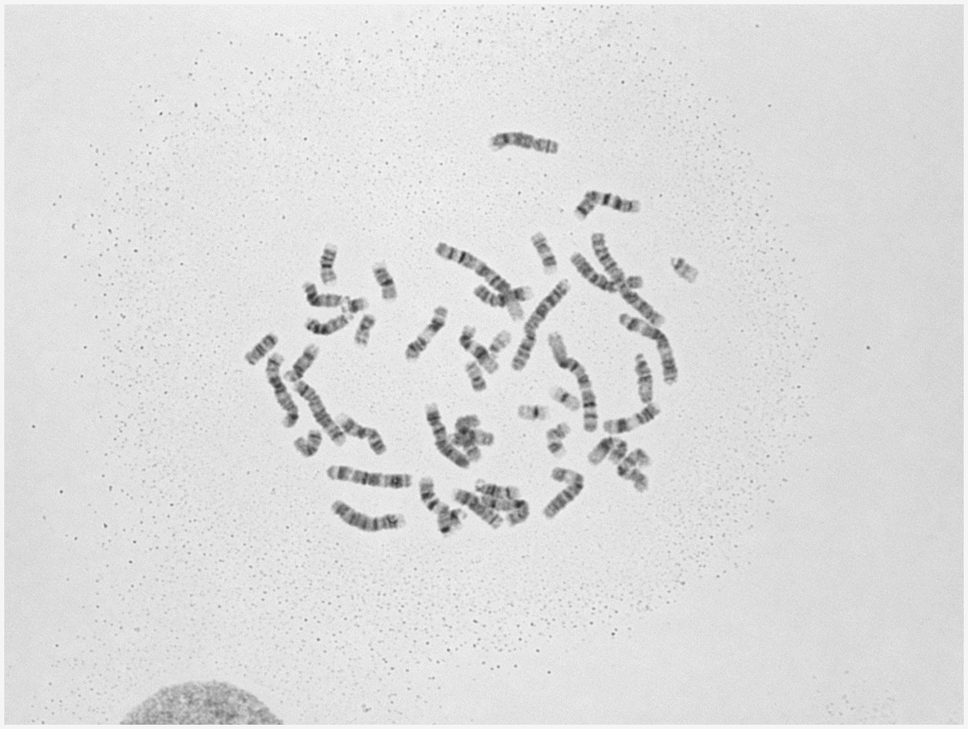
#> input picture L2409050001.009.normalized40-245.png, 968 x 729 px, shrunk from 1360 x 1024 before the run
$ python adaptive_threshold_research.py .
#> lines starting #> are read from the running program, lines starting #| are printed output that depends on the picture; after the words box and inside, x2 and y2 are one past the last pixel; in counts of white or black regions, pixels touching at a corner belong together
# -*- coding: utf-8 -*-
"""尝试多种不同的二值化方法以期达到较好的泛化性效果

Returns:
    _type_: _description_
"""

import os
import sys
import cv2
import numpy as np


def cv_imread(file_path):
    """读取带中文路径的图片文件
    Args:
        file_path (_type_): _description_
    Returns:
        _type_: _description_
    """
    return cv2.imdecode(np.fromfile(file_path, dtype=np.uint8), -1)


def cv_imwrite(file_path, img):
    """保存带中文路径的图片文件
    Args:
        file_path (_type_): _description_
        img (_type_): _description_
    """
    cv2.imencode(".png", img)[1].tofile(file_path)


def bin_thresh_otsu(gray):
    """Otsu二值化
    Args:
        gray (_type_): _description_
    Returns:
        _type_: _description_
    """
    best_thresh, bin_img = cv2.threshold(
        gray, 0, 255, cv2.THRESH_BINARY + cv2.THRESH_OTSU
    )
    return best_thresh, bin_img


def bin_thresh_triangle(gray):
    """Triangle二值化
    Args:
        gray (_type_): _description_
    Returns:
        _type_: _description_
    """
    best_thresh, bin_img = cv2.threshold(
        gray, 0, 255, cv2.THRESH_BINARY + cv2.THRESH_TRIANGLE
    )
    return best_thresh, bin_img


def bin_thresh_adaptive_mean(gray, block_size=11, c=2):
    """自适应均值二值化
    Args:
        gray (_type_): _description_
    Returns:
        _type_: _description_
    """
    return cv2.adaptiveThreshold(
        gray, 255, cv2.ADAPTIVE_THRESH_MEAN_C, cv2.THRESH_BINARY, block_size, c
    )


def bin_thresh_adaptive_gaussian(gray, block_size=11, c=2):
    """自适应高斯二值化
    Args:
        gray (_type_): _description_
    Returns:
        _type_: _description_
    """
    return cv2.adaptiveThreshold(
        gray, 255, cv2.ADAPTIVE_THRESH_GAUSSIAN_C, cv2.THRESH_BINARY, block_size, c
    )


if __name__ == "__main__":
    # 检查命令行参数大于1
    if len(sys.argv) < 2:
        print("Usage: bmp_cvt_to_png.py <dir_path>")
        sys.exit(0)

    # 获取命令行参数
    dir_fp = sys.argv[1]

    # 检查是否是目录
    if not os.path.isdir(dir_fp):
        print(f"Error: {dir_fp} is not a directory!")
        sys.exit(0)

    # 检查目录是否存在
    if not os.path.exists(dir_fp):
        print(f"Error: {dir_fp} does not exist!")
        sys.exit(0)

    for entry in os.listdir(dir_fp):
        # 如果不是图片文件则跳过
        if os.path.splitext(entry)[1].lower() not in [".png", ".jpg", ".bmp"]:
            continue

        full_path = os.path.join(dir_fp, entry)
        img = cv_imread(full_path)
#> in cv_imread, returned value is the input picture: shape (729, 968); min 42, max 253, mean 220.8
        gray = cv2.cvtColor(img, cv2.COLOR_BGR2GRAY) if len(img.shape) == 3 else img

        # bin_thresh_otsu
        best_thresh, bin_img = bin_thresh_otsu(gray)
#> in bin_thresh_otsu, `best_thresh, bin_img = cv2.threshold( gray, 0, 255, cv2.THRESH_BINARY ..`:
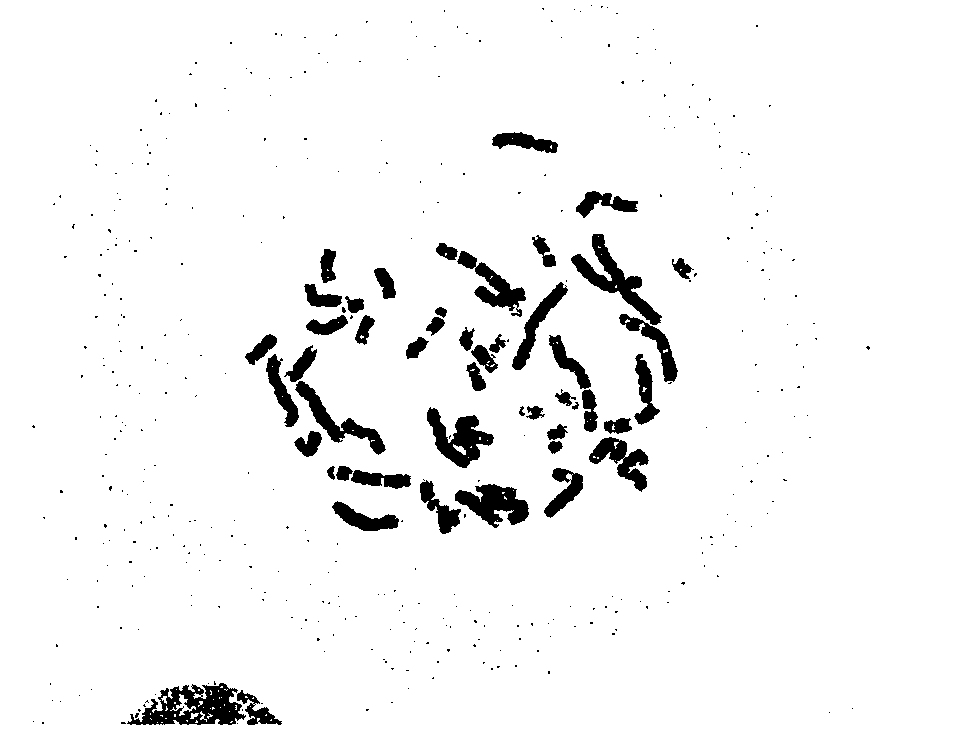
#> bin_img: shape (729, 968); 95.5% white; 434 black regions (386 under 20 px), largest, box (x1, y1, x2, y2) and area: (127, 683, 246, 725) 2719, (571, 234, 662, 325) 2132, (427, 407, 494, 468) 1870
#> in bin_thresh_otsu, `best_thresh, bin_img = cv2.threshold( gray, 0, 255, cv2.THRESH_BINARY ..`: best_thresh = 185
#> best_thresh = 185
        new_fn = f"{os.path.splitext(full_path)[0]}_otsu.png"
        cv_imwrite(new_fn, bin_img)

        # bin_thresh_triangle
        best_thresh, bin_img = bin_thresh_triangle(gray)
#> in bin_thresh_triangle, `best_thresh, bin_img = cv2.threshold( gray, 0, 255, cv2.THRESH_BINARY ..`:
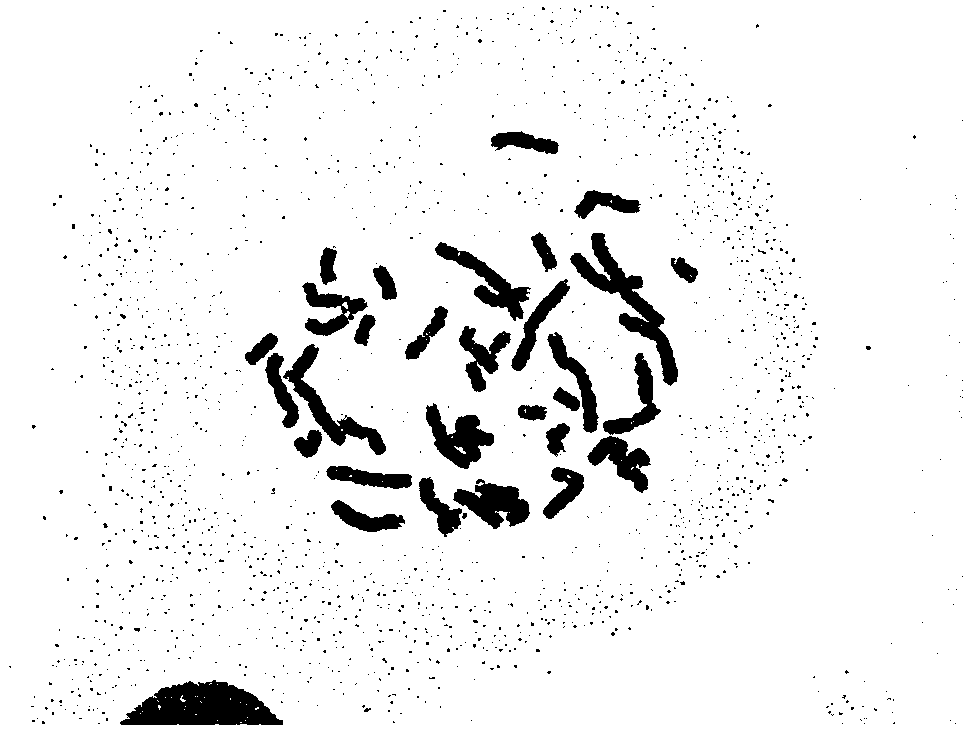
#> bin_img: shape (729, 968); 93.7% white; 1762 black regions (1731 under 20 px), largest, box (x1, y1, x2, y2) and area: (120, 680, 283, 725) 4895, (570, 233, 678, 386) 3696, (283, 344, 386, 455) 2366
#> in bin_thresh_triangle, `best_thresh, bin_img = cv2.threshold( gray, 0, 255, cv2.THRESH_BINARY ..`: best_thresh = 205
#> best_thresh = 205
        new_fn = f"{os.path.splitext(full_path)[0]}_triangle.png"
        cv_imwrite(new_fn, bin_img)

        # bin_thresh_adaptive_mean
        bin_img = bin_thresh_adaptive_mean(gray)
#> in bin_thresh_adaptive_mean, `return cv2.adaptiveThreshold( gray, 255, cv2.ADAPTIVE_THRESH_MEAN_C, c..`:
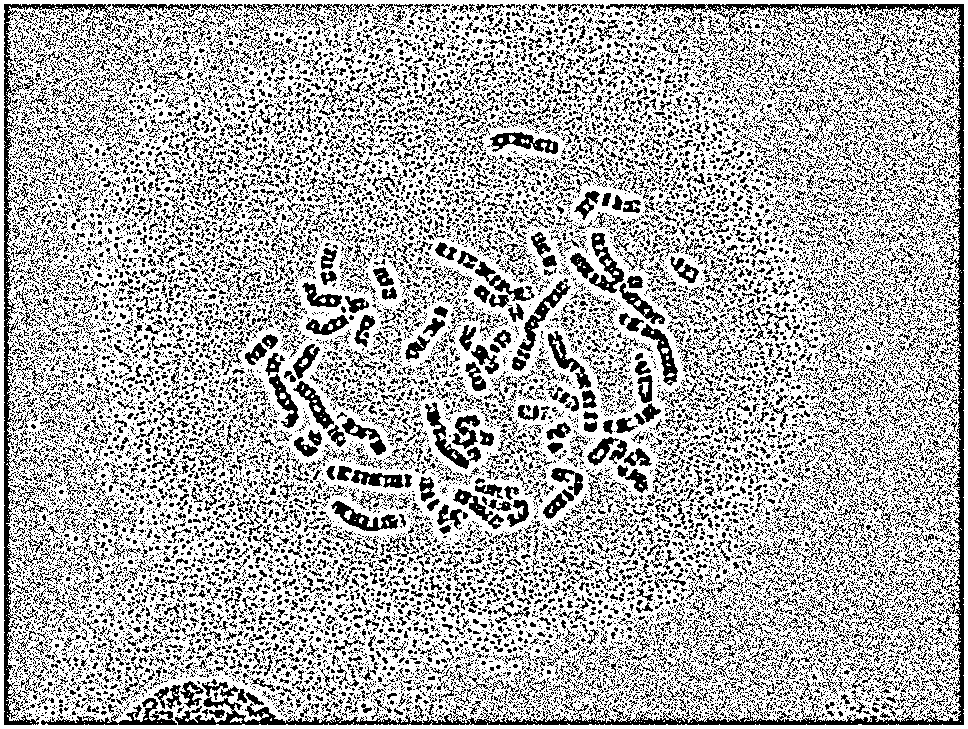
#> returned value: shape (729, 968); 69% white; black in thin lines or dots
        new_fn = f"{os.path.splitext(full_path)[0]}_apt_mean.png"
        cv_imwrite(new_fn, bin_img)

        # bin_thresh_adaptive_gaussian
        bin_img = bin_thresh_adaptive_gaussian(gray)
#> in bin_thresh_adaptive_gaussian, `return cv2.adaptiveThreshold( gray, 255, cv2.ADAPTIVE_THRESH_GAUSSIAN_..`:
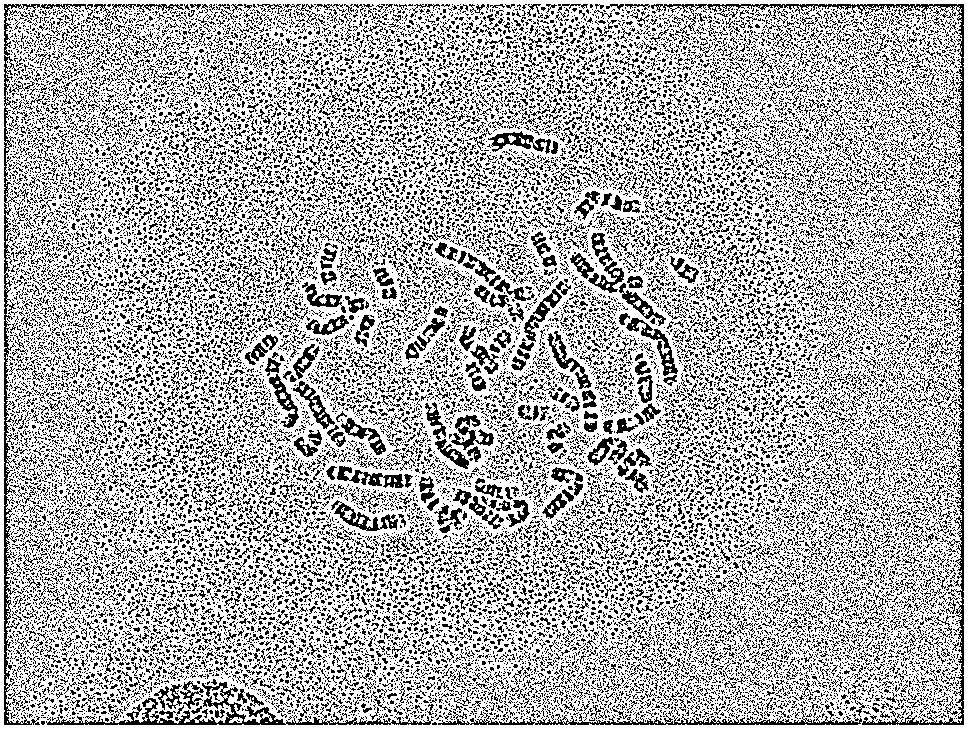
#> returned value: shape (729, 968); 69.6% white; black in thin lines or dots
        new_fn = f"{os.path.splitext(full_path)[0]}_apt_gaussian.png"
        cv_imwrite(new_fn, bin_img)
#> pass 2 of the loop `for entry in os.listdir(dir_fp):`:
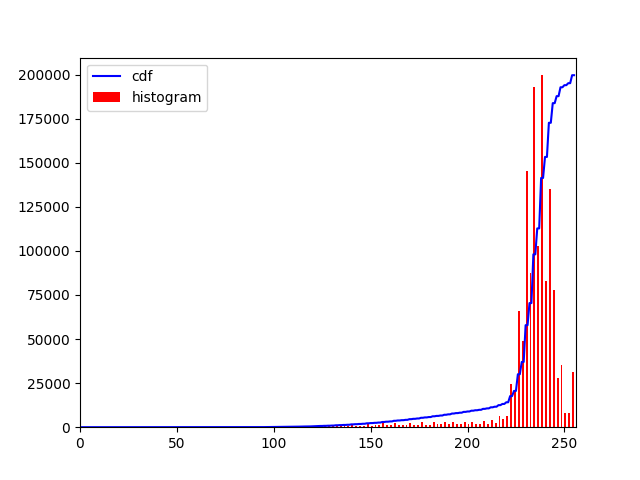
#> input picture L2409050001.009.original.hist.png, 640 x 480 px
#> in cv_imread, returned value is the input picture: shape (480, 640, 4); mean B, G, R, A 247.7, 246.5, 250.4, 255
#> in bin_thresh_otsu (call 2), `best_thresh, bin_img = cv2.threshold( gray, 0, 255, cv2.THRESH_BINARY ..`:
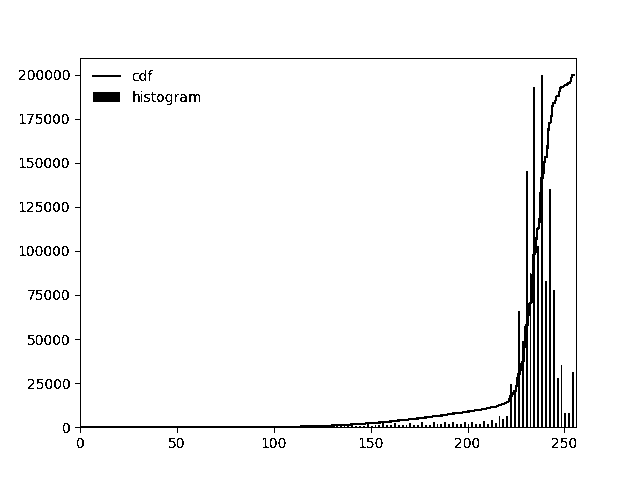
#> bin_img: shape (480, 640); 96.6% white; black in thin lines or dots, all inside (x1, y1, x2, y2) = (19, 58, 577, 448)
#> in bin_thresh_otsu (call 2), `best_thresh, bin_img = cv2.threshold( gray, 0, 255, cv2.THRESH_BINARY ..`: best_thresh = 154
#> `best_thresh, bin_img = bin_thresh_triangle(gray)`: best_thresh = 253
#> in bin_thresh_adaptive_gaussian (call 2), `return cv2.adaptiveThreshold( gray, 255, cv2.ADAPTIVE_THRESH_GAUSSIAN_..`:
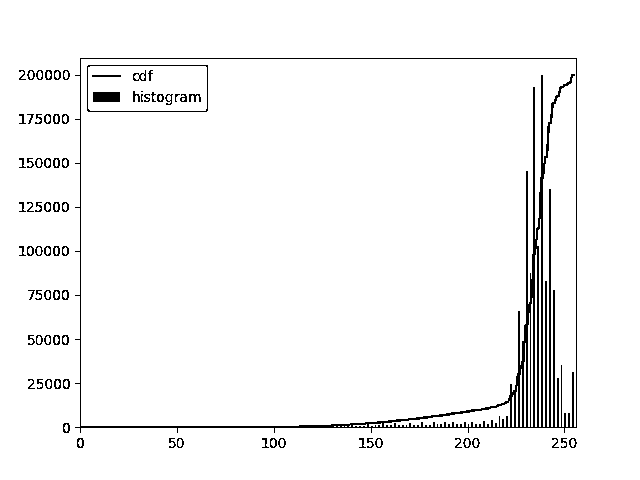
#> returned value: shape (480, 640); 96.4% white; black in thin lines or dots, all inside (x1, y1, x2, y2) = (19, 58, 577, 448)
#> pass 3 of the loop `for entry in os.listdir(dir_fp):`:
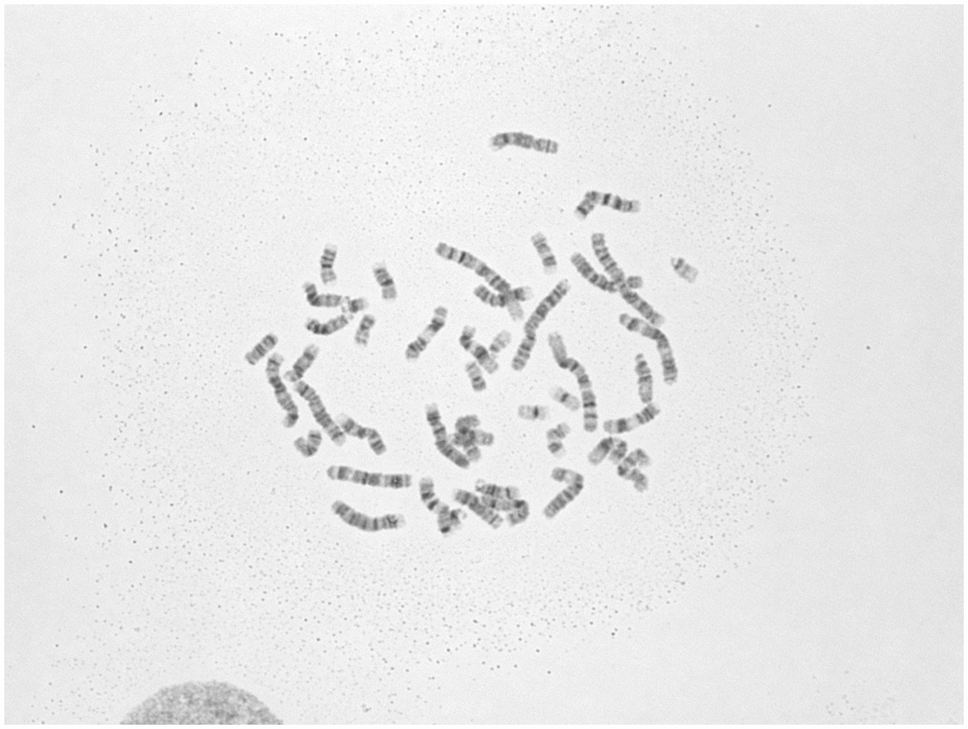
#> input picture L2409050001.009.original.png, 968 x 729 px, shrunk from 1360 x 1024 before the run
#> in cv_imread, returned value is the input picture: shape (729, 968, 3); min 74, max 255, mean 232.6
#> gray: shape (729, 968)
#> in bin_thresh_otsu (call 3), `best_thresh, bin_img = cv2.threshold( gray, 0, 255, cv2.THRESH_BINARY ..`:
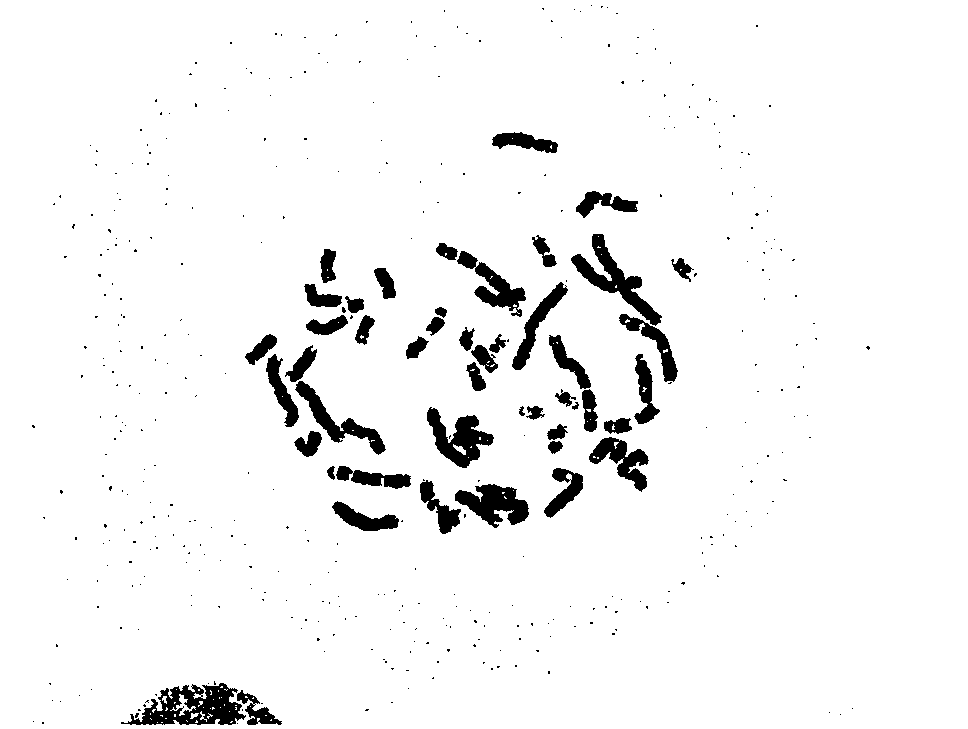
#> bin_img: shape (729, 968); 95.5% white; 438 black regions (391 under 20 px), largest, box (x1, y1, x2, y2) and area: (121, 683, 246, 725) 2748, (571, 234, 662, 326) 2136, (427, 407, 494, 468) 1880
#> in bin_thresh_otsu (call 3), `best_thresh, bin_img = cv2.threshold( gray, 0, 255, cv2.THRESH_BINARY ..`: best_thresh = 201
#> `best_thresh, bin_img = bin_thresh_triangle(gray)`: best_thresh = 219
#> in bin_thresh_adaptive_gaussian (call 3), `return cv2.adaptiveThreshold( gray, 255, cv2.ADAPTIVE_THRESH_GAUSSIAN_..`:
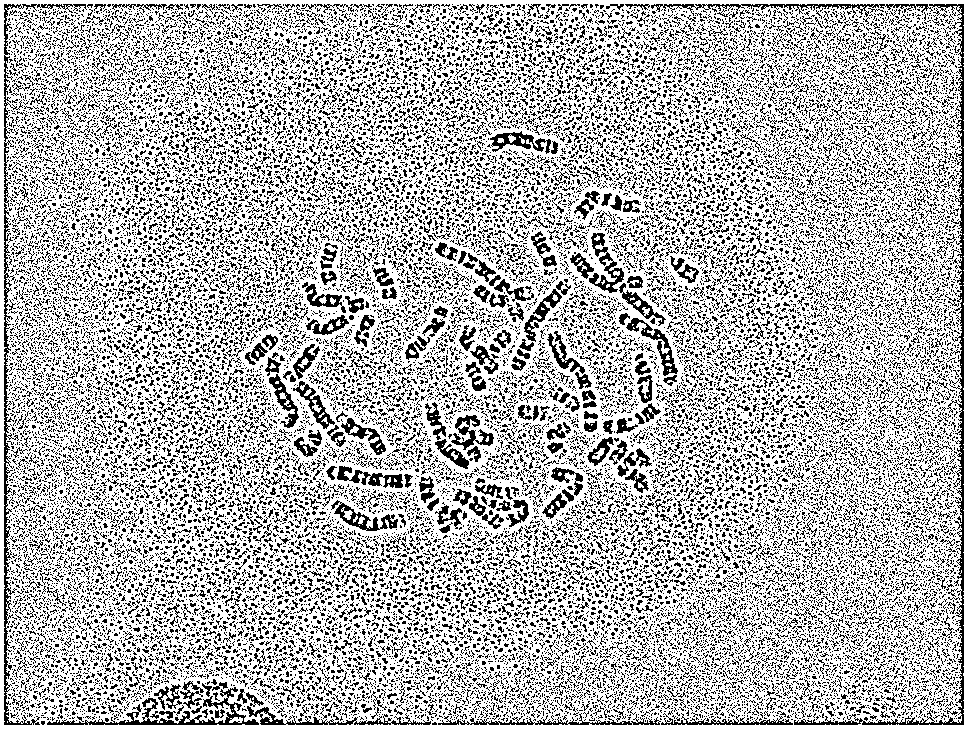
#> returned value: shape (729, 968); 71.4% white; black in thin lines or dots
#> the loop made 4 passes; the first 3 are shown
